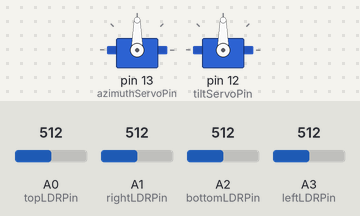
A sketch run on a simulated Arduino Uno, built with avr-gcc and run on an emulated ATmega328P. Parts: 2 × servo. The test bench sets the inputs (shaded band); at power-on: A2 (bottomLDRPin) = 512, A3 (leftLDRPin) = 512, A1 (rightLDRPin) = 512, A0 (topLDRPin) = 512. What the sketch prints to the serial monitor is not drawn.

Above: at 1.2 s.
1.3 s: A2 (bottomLDRPin) set to 716
At 1.53 s:
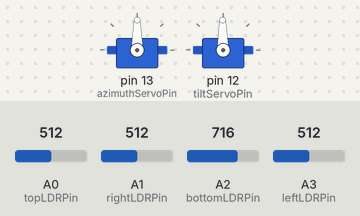
4.3 s: A3 (leftLDRPin) set to 522
At 4.73 s:
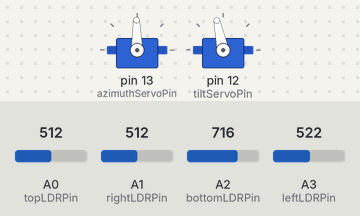
7.3 s: A1 (rightLDRPin) set to 540
At 10.08 s:
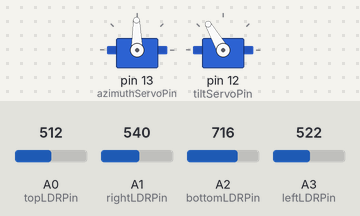
10.3 s: A1 (rightLDRPin) set to 30
13.3 s: A1 (rightLDRPin) set to 716
At 16.04 s:
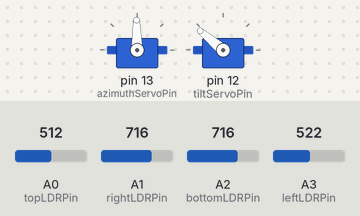
16.3 s: A3 (leftLDRPin) set to 703
19.3 s: A3 (leftLDRPin) set to 725
Timing chart, 0 to 26.6 s (numbered marks = the images above; inputs shaded):
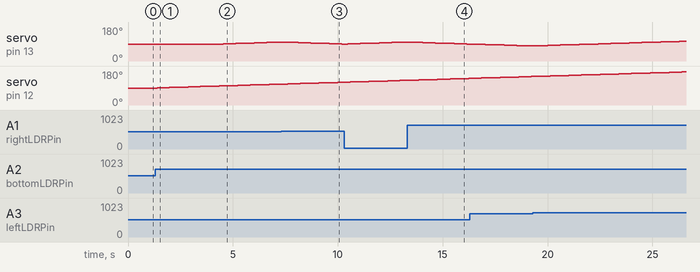

Measured:
- the behaviour switches between 523 and 524 on A1 (rightLDRPin) (found by bisection; images 2 and 3)
- after the input at 1.3 s, servo on pin 12 (tiltServoPin): moves from 90° to 100° over 2.7 s, starting after 0.08 s
- after the input at 4.3 s, servo on pin 13 (azimuthServoPin): moves from 90° to 100° over 2.7 s, starting after 0.24 s

The sketch:

Sun_Tracking_Solar_Panel.ino
```cpp
// This is my code for a solar panel that tracks the sun
// It uses 2 axis to control both the pitch (up and down) and the azimuth (horizontal angular distance) of the solar panel

#include <Servo.h> // Importing the required servo library needed to control the servos

Servo azimuthServo; // Creating the azimuth servo
Servo tiltServo; // Creating the tilt servo

int topLDRPin = 0; // Analogue pin for the LDR that goes on the top
int rightLDRPin = 1; // Analogue pin for the LDR that goes on the right
int bottomLDRPin = 2; // Analogue pin for the LDR that goes on the bottom
int leftLDRPin = 3; // Analogue pin for the LDR that goes on the left
int staticSolarPin = 4; // Analogue pin for the static solar panel
int movingSolarPin = 5; // Analogue pin for the moving solar panel

int azimuthServoPin = 13; // Digital pin for the servo that controls the azimuth
int tiltServoPin = 12; // Digital pin for the servo that controls the tilt

int azimuthServoPos = 90; // Initialising the starting position of the azimuth servo
int tiltServoPos = 90; // Initialising the starting position of the tilt servo

int totalTopLDR = 0; // Initialising variables needed for calculations
int totalBottomLDR = 0; // Initialising variables needed for calculations
int totalLeftLDR = 0; // Initialising variables needed for calculations
int totalRightLDR = 0; // Initialising variables needed for calculations
int totalStaticSolar = 0; // Initialising variables needed for calculations
int totalMovingSolar = 0; // Initialising variables needed for calculations
int averageTopLDR = 0; // Initialising variables needed for calculations
int averageBottomLDR = 0; // Initialising variables needed for calculations
int averageLeftLDR = 0; // Initialising variables needed for calculations
int averageRightLDR = 0; // Initialising variables needed for calculations
float averageStaticSolar = 0; // Initialising variables needed for calculations
float averageMovingSolar = 0; // Initialising variables needed for calculations

int numberOfReadings = 10; // The total number of reading you want to calculate a mean out of. More = more time. Less = less accurate

unsigned long interval = 300000; // The total delay between consecutive solar panel readings in milliseconds
unsigned long lastLogTime = 0; // Initialising the time variable

int allowance = 1; // The degree of light intensity allowed between LDRs before the solar panel moves. Smaller amount if using a bright light
int angle = 1; // The degrees the solar panel moves by if it decides to move

float panelVoltage = 6.0;


void setup()
{
  Serial.begin(9600); // Start the serial connection
  azimuthServo.attach(azimuthServoPin); // Attach the azimuth servo to the azimuth digital pin
  tiltServo.attach(tiltServoPin); // Attach the tilt servo to the tilt digital pin
}

void loop()
{
  unsigned long currentTime = millis(); // Record the time from initiation
  azimuthCorrection(); // Run the azimuth correction algorithm
  tiltCorrection(); // Run the tilt correction algorithm
  //solarPanels(); // Run the solar panel reading algorithm
  //delay(10); // Delay to smooth things out
  Serial.print("Average Top:");
  Serial.print(averageTopLDR);
  Serial.print(",");

  Serial.print("Average Bottom:");
  Serial.print(averageBottomLDR);
  Serial.print(",");

  Serial.print("Average Left:");
  Serial.print(averageLeftLDR);
  Serial.print(",");

  Serial.print("Average Right:");
  Serial.print(averageRightLDR);
  Serial.print(",");

  Serial.print("Average Static:");
  Serial.print(averageStaticSolar);
  Serial.print(",");

  Serial.print("Average Moving:");
  Serial.print(averageMovingSolar);
  Serial.print(",");

  Serial.print("Azimuth Pos:");
  Serial.print(azimuthServoPos);
  Serial.print(",");

  Serial.print("Tilt Pos:");
  Serial.print(tiltServoPos);
  Serial.print(",");

  Serial.print("Time (ms):");
  Serial.println(currentTime);
}

void tiltCorrection()
{
  for (int i = 0; i < numberOfReadings; i ++) // For loop that calculates the average
  {
    int topLDRReading = analogRead(topLDRPin); // Read the analog reading of the top LDR
  	int bottomLDRReading = analogRead(bottomLDRPin); // Read the analog reading of the bottom LDR
  	totalTopLDR = totalTopLDR + topLDRReading; // Calculate a total of readings for the top LDR
    totalBottomLDR = totalBottomLDR + bottomLDRReading; // Calculate a total of readings for the botom LDR
    delay(10); // Delay to smooth things out / Space the readings out
  }

  averageTopLDR = (totalTopLDR / numberOfReadings); // Calculates the average of the top LDR
  averageBottomLDR = (totalBottomLDR / numberOfReadings); // Calculates the average of the bottom LDR

  totalTopLDR = 0; // Resets the top LDR total to 0 for correct calculation of average next time
  totalBottomLDR = 0; // Resets the bottom LDR total to 0 for correct calculation of average next time

  if ((averageTopLDR < (averageBottomLDR - allowance)) or (averageTopLDR > (averageBottomLDR + allowance))) // Sees if the average of the top LDR is within the allowance range of the bottom LDR
  {
    if (averageTopLDR > averageBottomLDR)
    {
      if ((tiltServoPos - angle) < 0) // If the angle goes into the negatives
      {
        tiltServoPos = 0;
      }
      else
      {
        tiltServoPos = tiltServoPos - angle; // Decrease the postition of the tilt servo
        tiltServo.write(tiltServoPos); // Write the servo to the new angle
      }
    }
    if (averageTopLDR < averageBottomLDR)
    {
      if ((tiltServoPos + angle) > 180) // If the angle goes above 180
      {
        tiltServoPos = 180;
      }
      else
      {
        tiltServoPos = tiltServoPos + angle; // Increase the position of the tilt servo
        tiltServo.write(tiltServoPos); // Write the servo to the new angle
      }
    }
  }
}

void azimuthCorrection()
{
  for (int i = 0; i < numberOfReadings; i ++) // For loop that calculates the average
  {
    int leftLDRReading = analogRead(leftLDRPin); // Read the analog reading of the left LDR
  	int rightLDRReading = analogRead(rightLDRPin); // Read the analog reading of the right LDR
  	totalLeftLDR = totalLeftLDR + leftLDRReading; // Calculate a total of readings for the left LDR
    totalRightLDR = totalRightLDR + rightLDRReading; // Calculate a total of readings for the right LDR
    delay(10); // Delay to smooth things out / Space the readings out
  }

  averageLeftLDR = (totalLeftLDR / numberOfReadings); // Calculates the average of the left LDR
  averageRightLDR = (totalRightLDR / numberOfReadings); // Calculates the average of the right LDR

  totalLeftLDR = 0; // Resets the left LDR total to 0 for correct calculation of average next time
  totalRightLDR = 0; // Resets the right LDR total to 0 for correct calculation of average next time

  if ((averageLeftLDR < (averageRightLDR - allowance)) or (averageLeftLDR > (averageRightLDR + allowance))) // Sees if the average of the left LDR is within the allowance range of the right LDR
  {
    if (averageLeftLDR < averageRightLDR)
    {
      if ((azimuthServoPos - angle) < 0) // If the angle goes into the negatives
      {
        azimuthServoPos = 0;
      }
      else
      {
        azimuthServoPos = azimuthServoPos - angle; // Decrease the postition of the azimuth servo
        azimuthServo.write(azimuthServoPos); // Write the servo to the new angle
      }
    }
    if (averageLeftLDR > averageRightLDR)
    {
      if ((azimuthServoPos + angle) > 180) // If the angle goes above 180
      {
        azimuthServoPos = 180;
      }
      else
      {
        azimuthServoPos = azimuthServoPos + angle; // Increase the postition of the azimuth servo
        azimuthServo.write(azimuthServoPos); // Write the servo to the new angle
      }
    }
  }
}

void solarPanels()
{
  unsigned long currentTime = millis(); // Record the time from initiation
  if (currentTime - lastLogTime >= interval) // If the time from last recording is greater than the interval
  {
    lastLogTime = currentTime; // Save the time
    for (int i = 0; i < numberOfReadings; i ++) // For loop that calculates the average
  {
    totalStaticSolar = totalStaticSolar + analogRead(staticSolarPin); // Calculate a total of readings for the static solar panel
    totalMovingSolar = totalMovingSolar + analogRead(movingSolarPin); // Calculate a total of readings for the moving solar panel
    delay(10); // Delay to smooth things out / Space the readings out
  }
  averageStaticSolar = 10 * ((totalStaticSolar / (float)numberOfReadings) * panelVoltage * 2) / 1023.0; // Calculates the average of the static solar panel in Volts // The readings came out 10x less than actual, so I have compensated
  averageMovingSolar = 10 * ((totalMovingSolar / (float)numberOfReadings) * panelVoltage * 2) / 1023.0; // Calculates the average of the static solar panel in Volts // The readings came out 10x less than actual, so I have compensated

  totalStaticSolar = 0; // Resets the static solar panel total to 0 for correct calculation of average next time
  totalMovingSolar = 0; // Resets the moving solar panel total to 0 for correct calculation of average next time
  }
}
```
